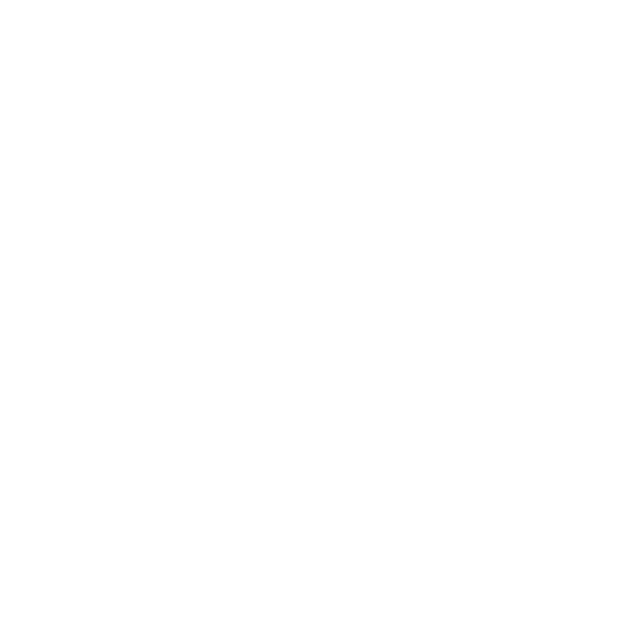
Frame 1 (no input)
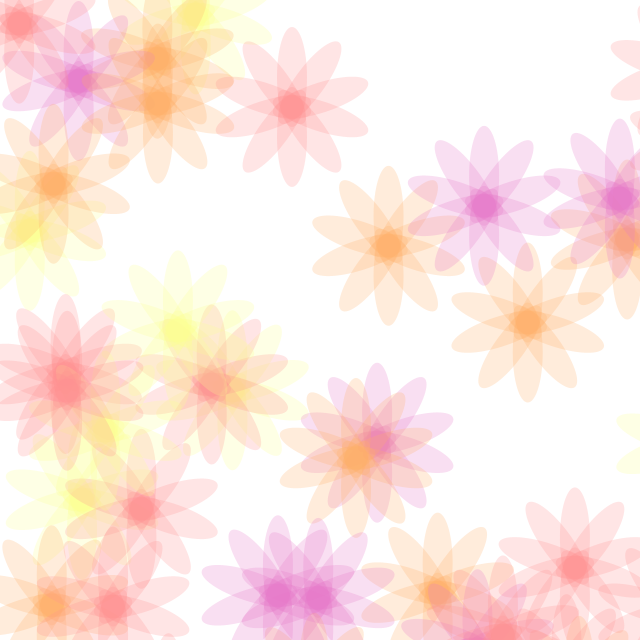
Frame 60 (the mouse pressed at the canvas centre just before this capture)
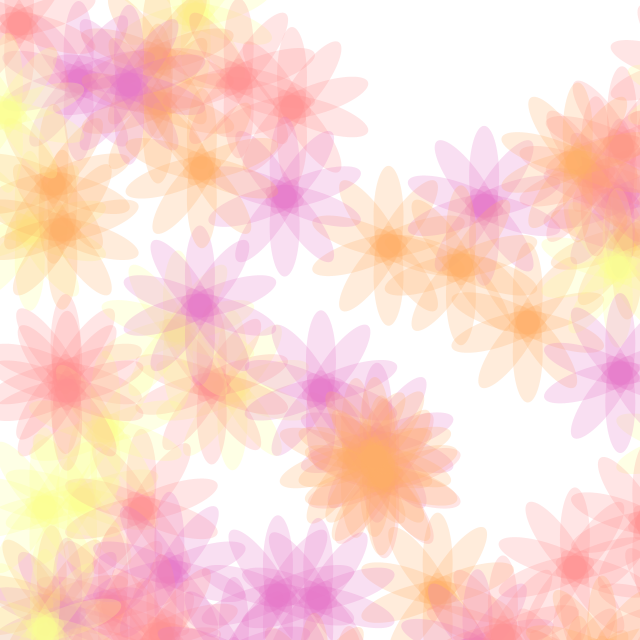
Frame 120 (the mouse held since frame 60 and released just before this capture)

The Processing sketch that drew these frames (run headless with seeded random() and noise(); from frame 60 on, the mouse is pressed at the canvas centre):

// Processing sketch: build
// ── build.pde
float circleX;
float circleY;
int colour_index;

color c0 = #fafe92;
color c1 = #ffb066;
color c2 = #ff9191;
color c3 = #e679c8;
 
color[] colours  = {  
  c0, c1, c2, c3
};

void setup() {
	size(640, 640);
	background(#ffffff);
	noStroke();
	frameRate(15);
}

void draw() {
	colour_index = int(round(random(0,3)));
	fill(colours[colour_index], 60);
	circleX = random(0, width+width/2);
	circleY = random(0, height+height/2);
	translate(circleX, circleY);
	for (int i = 0; i < 10; i ++) {
    	ellipse(0, 30, 30, 100);
    	rotate(PI/5);
  }
}
